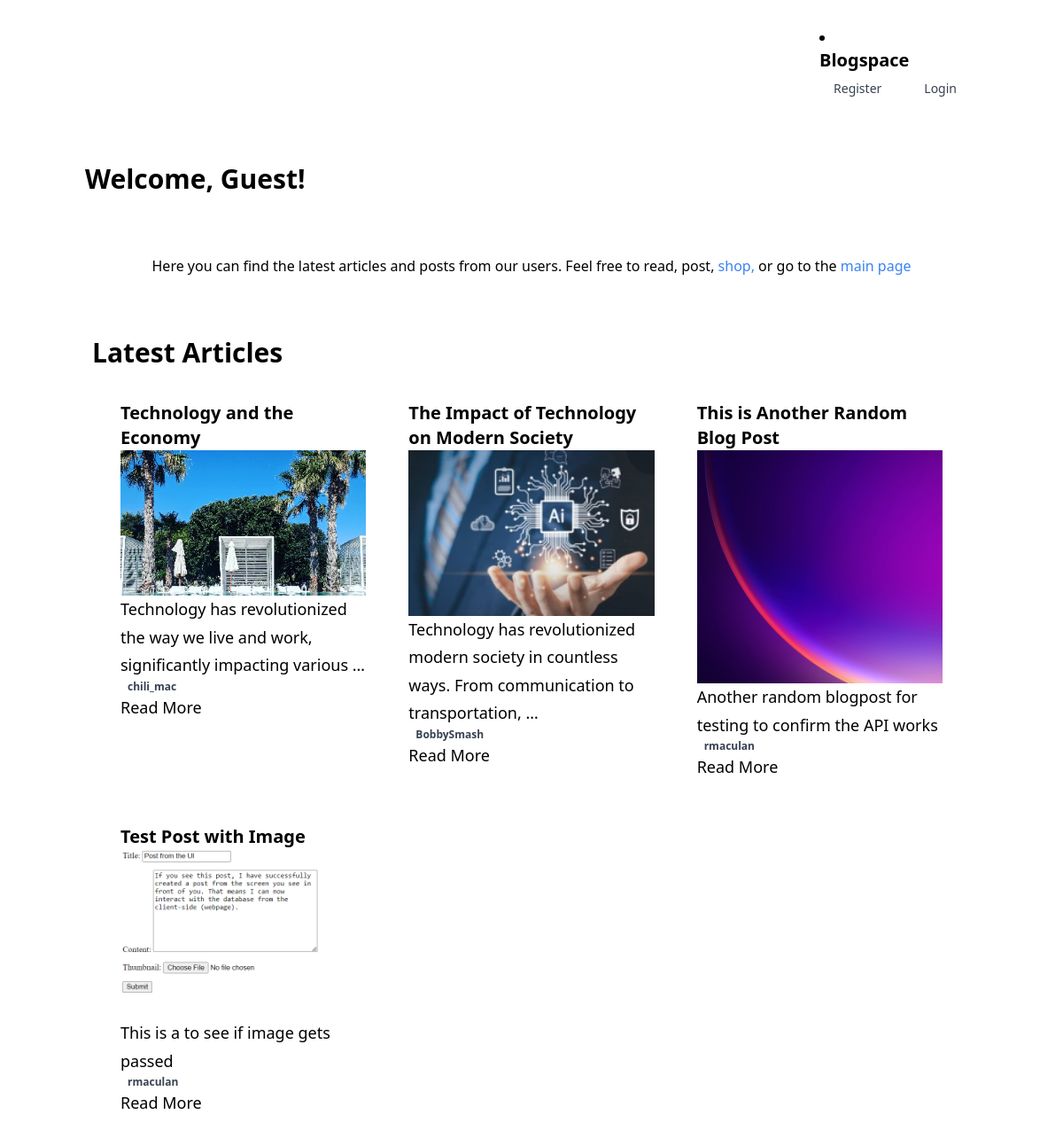
The page /blog/ on the database as committed earlier.
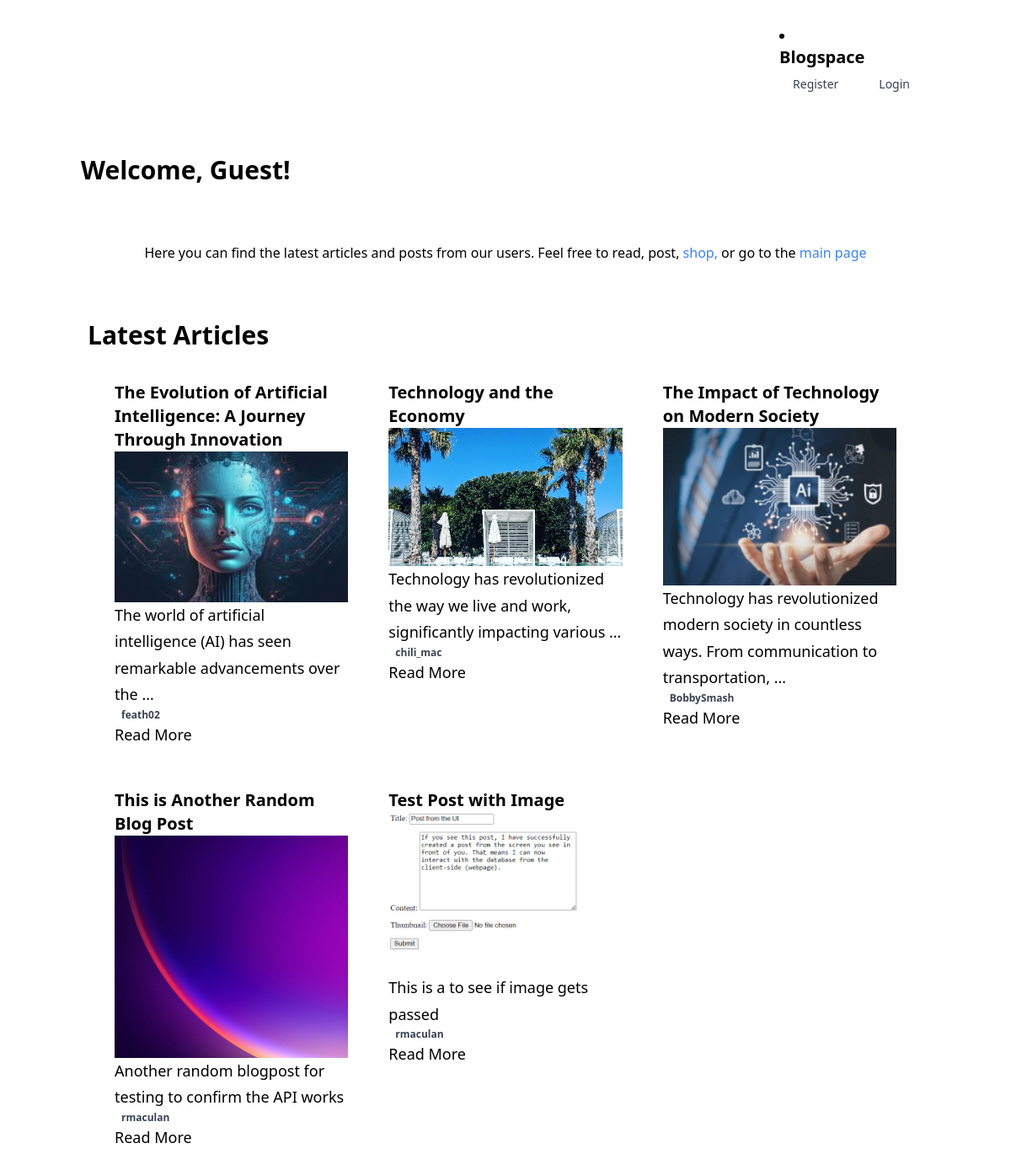
The same page on the database as committed later.
### blog/models.py (models this page shows, shortened)
class Post(models.Model):
    STATUS_CHOICES = (
        ('draft', 'Draft'),
        ('published', 'Published'),
    )
    title = models.CharField(max_length=200)
    slug = models.SlugField(unique=True)
    content = models.TextField()
    status = models.CharField(
        max_length=10,
        choices=STATUS_CHOICES,
        default='draft'
        )
    publish_date = models.DateTimeField(auto_now_add=True)
    author = models.ForeignKey(settings.AUTH_USER_MODEL, on_delete=models.CASCADE)
    on_delete=models.CASCADE
    thumbnail = models.ImageField(
        upload_to='thumbnails/',
        blank=True,
        null=True
        )  # New field for thumbnail

### blog/views.py (the view)
# urls.py: path('', views.read_blog_posts, name='index'),
def read_blog_posts(request):
    blog_posts = Post.objects.all().order_by('-publish_date')
    username = request.session.get('username', 'Anonymous')  # Default to 'Anonymous' if not found
    print(f"Username from session: {username}")
    return render(
        request,
        'blog/index.html',
        {'posts': blog_posts,
         'username': username
         })

### templates/blog/index.html (shortened to what the changed rows need)
{% load static %}
<html lang="en">
  <head>
    <link rel="stylesheet" href="{% static 'css/style.css' %}">
    <link rel="stylesheet" href="https://cdnjs.cloudflare.com/ajax/libs/font-awesome/6.0.0-beta3/css/all.min.css">
    <link href="https://cdn.jsdelivr.net/npm/tailwindcss@2.2.19/dist/tailwind.min.css" rel="stylesheet">
    <script src="https://cdn.tailwindcss.com"></script>
    <link rel="stylesheet" href="https://cdnjs.cloudflare.com/ajax/libs/font-awesome/6.0.0-beta3/css/all.min.css">
    <link href="https://cdn.jsdelivr.net/npm/tailwindcss@2.2.19/dist/tailwind.min.css" rel="stylesheet">
    <link rel="stylesheet" href="{% static 'css/style.css' %}">
  </head>
  <body>
      <div class="container mx-auto px-2 py-4">
          <h1 class="text-3xl font-bold mb-4">
            {% if user.is_authenticated %}
            Welcome, {{ user.username }}!
            {% else %}
            Welcome, Guest!
            {% endif %}
          </h1>
      </div>
    <main class="container mx-auto px-4 py-8">
        <h1 class="text-3xl font-bold mb-4">
        Latest Articles
        </h1>
        <div class="container mx-auto px-4">
          <div class="grid grid-cols-1 md:grid-cols-2 lg:grid-cols-3 gap-4">
            {% for post in posts %}
            <div class="col-span-1 md:col-span-1 lg:col-span-1">
              <article class="blog-content prose prose-lg max-w-none p-4">
                <h2 class="text-xl font-bold">{{ post.title }}</h2>
                {% if post.thumbnail %}
                <img
                  src="{{ post.thumbnail.url }}"
                  alt="{{ post.title }}"
                  width="1000"
                  height="600"
                />
                {% endif %}
                 <p>{{ post.content | truncatewords:12 }}</p>
                <div class="ml-2 text-xs">
                  <span class="block font-semibold text-gray-700">
                    {{ post.author }}
                  </span>
                </div>
                <a
                  href="{% url 'blog:post_detail' post.id %}"
                  class="btn btn-primary mt-4"
                  >
                  Read More
                </a>
              </article>
            </div>
            {% endfor %}
          </div>
      </main>
  </body>
</html>

Rows that differ between the two databases and show on the page:
added Post: title "The Evolution of Artificial Intelligence: A Journey Through Innovation", thumbnail (picture), content "The world of artificial intelligence (AI) has seen remarkable advancements over the …", author "feath02"
